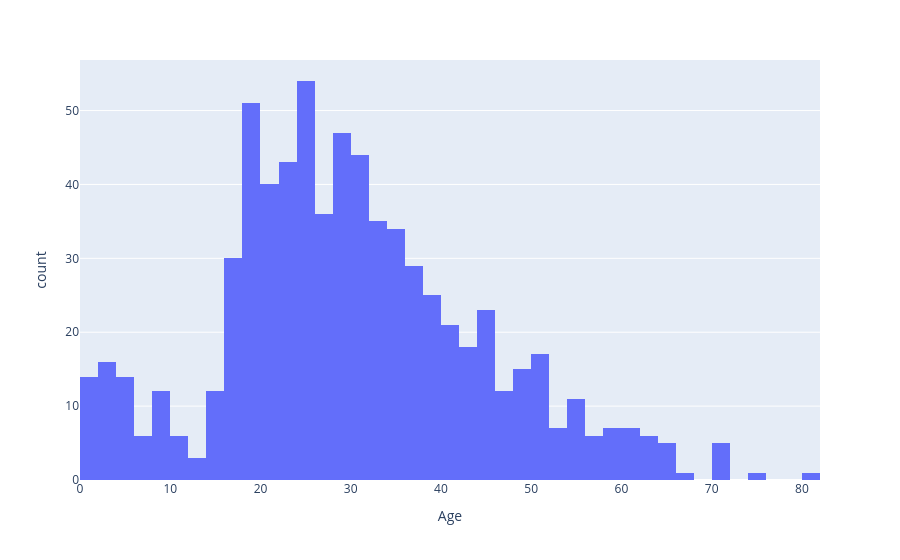

Notebook code for this chart:
### Code cell
#@title **code**
#@markdown We can create an histogram that summarizes the passenger's ages distribution
configure_plotly_browser_state()

#titanic_df["Age"].iplot(
#    kind="histogram",
#    bins=20,
#    theme="white",
#    title="Passenger's Ages",
#    xTitle='Ages',
#    yTitle='Count'
#)

fig = px.histogram(titanic_df, x="Age")
fig

### Figure 1 — Plotly figure (JSON) as saved in the notebook; plotly's stock layout.template omitted (floating-point values rounded to 4 significant figures; data arrays with more than 128 entries replaced by an {"elided": "..."} marker saying what was removed)
{"data": [{"alignmentgroup": "True", "bingroup": "x", "hovertemplate": "Age=%{x}<br>count=%{y}<extra></extra>", "legendgroup": "", "marker": {"color": "#636efa", "pattern": {"shape": ""}}, "name": "", "offsetgroup": "", "orientation": "v", "showlegend": false, "x": {"elided": "891 float values"}, "xaxis": "x", "yaxis": "y", "type": "histogram"}], "layout": {"xaxis": {"anchor": "y", "domain": [0, 1], "title": {"text": "Age"}}, "yaxis": {"anchor": "x", "domain": [0, 1], "title": {"text": "count"}}, "legend": {"tracegroupgap": 0}, "margin": {"t": 60}, "barmode": "relative"}}
